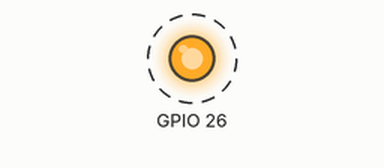
Recording of a program running on a simulated Raspberry Pi (BCM pin numbers). On the bench: output pins drawn as LEDs (lit = HIGH). Dashed ring = blinking. What the program prints to the terminal is not drawn.

Above: at 0.05 s.
Timing chart, 0 to 3.0 s (numbered marks = the images above):
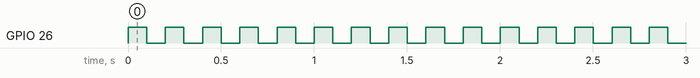

The program:

migacz.py
```python
import time
import RPi.GPIO as gpio

print('Prosty program migacz')

gpio.setmode(gpio.BCM)

gpio.setwarnings(False)

gpio.setup(26,gpio.OUT)
# GPIO.setup(3,GPIO.OUT)

interwal = 0.1

while True:
	print('ON')
	gpio.output(26,gpio.HIGH)
	time.sleep(interwal)

	print('OFF')
	gpio.output(26,gpio.LOW)
	time.sleep(interwal)
```

Measured:
- by itself, GPIO 26: alternates HIGH for 0.10 s and LOW for 0.10 s
